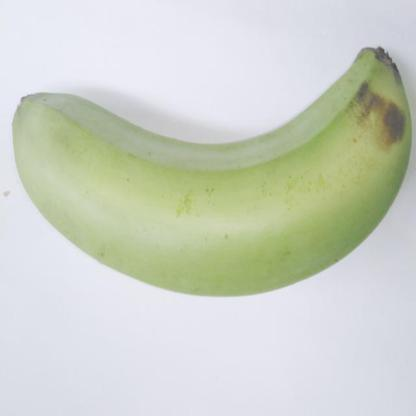
#> input picture input/banana1.jpg, 416 x 416 px; its folder holds only this picture in this run
$ python test_preprocessing.py
#> lines starting #> are read from the running program, lines starting #| are printed output that depends on the picture; after the words box and inside, x2 and y2 are one past the last pixel; in counts of white or black regions, pixels touching at a corner belong together
#> in process_image, original is the input picture: shape (416, 416, 3); mean B, G, R 198.8, 210.2, 204.9
### huaiyu/resize_padding.py
import cv2
import numpy as np


def resize_with_padding(
    image,
    target_size=(224, 224),
    pad_value=(0, 0, 0)
):
    """
    Resize an image while preserving its aspect ratio,
    then add padding to reach the required target size.
    """
#> called with target_size = (224, 224), pad_value = (0, 0, 0)

    if image is None:
        raise ValueError("Input image cannot be None.")

    target_width, target_height = target_size

    height, width = image.shape[:2]

    # Calculate scale while preserving aspect ratio
    scale = min(
        target_width / width,
        target_height / height
    )

    new_width = int(round(width * scale))
    new_height = int(round(height * scale))

    # Resize
    resized = cv2.resize(
        image,
        (new_width, new_height),
        interpolation=cv2.INTER_AREA
    )

    # Calculate required padding
    delta_width = target_width - new_width
    delta_height = target_height - new_height

    left = delta_width // 2
    right = delta_width - left

    top = delta_height // 2
    bottom = delta_height - top

    # Apply padding
    padded = cv2.copyMakeBorder(
        resized,
        top,
        bottom,
        left,
        right,
        cv2.BORDER_CONSTANT,
        value=pad_value
    )

    return padded

### huaiyu/bilateral_filter.py
import cv2


def apply_bilateral_filter(
    image,
    diameter=5,
    sigma_color=50,
    sigma_space=50

):
    """
    Apply edge-preserving bilateral filtering.

    Bilateral filtering reduces image noise while preserving
    boundaries that may later be useful for banana segmentation.

    Parameters
    ----------
    image : numpy.ndarray
        Input BGR image.

    diameter : int
        Diameter of the pixel neighbourhood.

    sigma_color : float
        Controls filtering of pixels with different intensities.

    sigma_space : float
        Controls filtering based on spatial distance.

    Returns
    -------
    numpy.ndarray
        Bilaterally filtered image.
    """
#> called with diameter = 5, sigma_color = 50, sigma_space = 50

    if image is None:
        raise ValueError("Input image cannot be None.")

    return cv2.bilateralFilter(
        image,
        d=diameter,
        sigmaColor=sigma_color,
        sigmaSpace=sigma_space
    )

### huaiyu/hsv_coarse_segmentation.py
import cv2
import numpy as np


def segment_banana_hsv(image):
    """
    Produce a coarse banana mask using HSV colour thresholds.

    The first range targets green/yellow banana regions.
    The second range retains brown/overripe regions.
    """

    if image is None:
        raise ValueError("Input image cannot be None.")

    # Convert BGR image to HSV
    hsv = cv2.cvtColor(
        image,
        cv2.COLOR_BGR2HSV
    )
#> hsv: shape (224, 224, 3); mean H, S, V 87.9, 31.5, 216

    # -----------------------------------------------------
    # Green / yellow banana regions
    # -----------------------------------------------------

    lower_main = np.array(
        [15, 25, 40]
    )

    upper_main = np.array(
        [95, 255, 255]
    )

    mask_main = cv2.inRange(
        hsv,
        lower_main,
        upper_main
    )
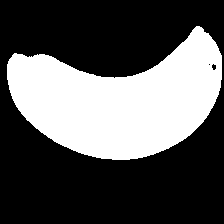
#> mask_main: shape (224, 224); 34.5% white; 1 white region, box (x1, y1, x2, y2) and area: (7, 26, 222, 160) 17306

    # -----------------------------------------------------
    # Brown / overripe banana regions
    # -----------------------------------------------------

    lower_brown = np.array(
        [0, 20, 20]
    )

    upper_brown = np.array(
        [25, 255, 220]
    )

    mask_brown = cv2.inRange(
        hsv,
        lower_brown,
        upper_brown
    )
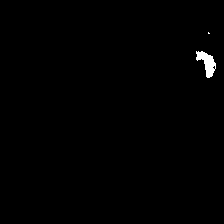
#> mask_brown: shape (224, 224); 0.56% white; 2 white regions (1 under 20 px), largest, box (x1, y1, x2, y2) and area: (196, 51, 216, 78) 276

    # -----------------------------------------------------
    # Combine masks
    # -----------------------------------------------------

    combined_mask = cv2.bitwise_or(
        mask_main,
        mask_brown
    )
#> combined_mask: shape (224, 224); 34.5% white; 1 white region, box (x1, y1, x2, y2) and area: (7, 26, 222, 160) 17323

    return combined_mask

### huaiyu/grabcut_refinement.py
import cv2
import numpy as np


def refine_segmentation_grabcut(
    image,
    coarse_mask,
    iterations=5
):
    """
    Refine the HSV coarse segmentation using GrabCut.

    HSV provides an initial estimate of the banana location.
    GrabCut improves foreground/background separation and
    helps recover darker banana regions.
    """
#> called with iterations = 5

    if image is None:
        raise ValueError("Input image cannot be None.")

    if coarse_mask is None:
        raise ValueError("Coarse mask cannot be None.")

    # -----------------------------------------------------
    # Create seed regions
    # -----------------------------------------------------

    kernel = np.ones(
        (5, 5),
        dtype=np.uint8
    )

    # High-confidence foreground
    sure_foreground = cv2.erode(
        coarse_mask,
        kernel,
        iterations=1
    )
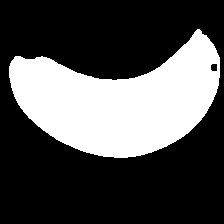
#> sure_foreground: shape (224, 224); 31.5% white; 1 white region, box (x1, y1, x2, y2) and area: (9, 29, 220, 158) 15791

    # Expanded probable foreground area
    probable_region = cv2.dilate(
        coarse_mask,
        kernel,
        iterations=3
    )
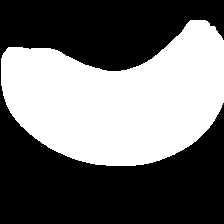
#> probable_region: shape (224, 224); 43.4% white; 1 white region, box (x1, y1, x2, y2) and area: (1, 20, 224, 166) 21782

    # -----------------------------------------------------
    # Initialise GrabCut mask
    # -----------------------------------------------------

    grabcut_mask = np.full(
        coarse_mask.shape,
        cv2.GC_BGD,
        dtype=np.uint8
    )

    # Probable foreground
    grabcut_mask[
        probable_region > 0
    ] = cv2.GC_PR_FGD

    # Original HSV regions remain probable foreground
    grabcut_mask[
        coarse_mask > 0
    ] = cv2.GC_PR_FGD

    # Strong internal region becomes definite foreground
    grabcut_mask[
        sure_foreground > 0
    ] = cv2.GC_FGD

    # -----------------------------------------------------
    # GrabCut models
    # -----------------------------------------------------

    background_model = np.zeros(
        (1, 65),
        dtype=np.float64
    )

    foreground_model = np.zeros(
        (1, 65),
        dtype=np.float64
    )

    # -----------------------------------------------------
    # Run GrabCut
    # -----------------------------------------------------

    cv2.grabCut(
        image,
        grabcut_mask,
        None,
        background_model,
        foreground_model,
        iterations,
        cv2.GC_INIT_WITH_MASK
    )

    # -----------------------------------------------------
    # Convert GrabCut classes into binary mask
    # -----------------------------------------------------

    refined_mask = np.where(
        (grabcut_mask == cv2.GC_FGD)
        |
        (grabcut_mask == cv2.GC_PR_FGD),
        255,
        0
    ).astype(np.uint8)

    return refined_mask

### huaiyu/pipeline.py
from resize_padding import resize_with_padding

from bilateral_filter import (
    apply_bilateral_filter
)

from hsv_coarse_segmentation import (
    segment_banana_hsv
)

from grabcut_refinement import (
    refine_segmentation_grabcut
)

from morphological_refinement import (
    refine_mask
)

from hole_filling import (
    fill_internal_holes
)

from largest_connected_component import (
    keep_largest_component
)

from contour_refinement import (
    refine_main_contour
)

from mask_quality_check import (
    select_safe_mask
)

from background_removal import (
    remove_background
)


def preprocess_image(
    image,
    return_debug=False
):
    """
    Complete HY banana preprocessing pipeline.

    Pipeline
    --------
    1. Resize + Padding
    2. Bilateral Filter
    3. HSV Coarse Segmentation
    4. GrabCut Refinement
    5. Morphological Refinement
    6. Hole Filling
    7. Largest Connected Component
    8. Contour Refinement
    9. Mask Quality Check / Fallback
    10. Background Removal

    Parameters
    ----------
    image : numpy.ndarray
        Input BGR image.

    return_debug : bool
        If True, return intermediate processing stages.

    Returns
    -------
    processed_image : numpy.ndarray
        Final background-removed image.

    final_mask : numpy.ndarray
        Final accepted banana mask.

    debug : dict, optional
        Returned only when return_debug=True.
    """

    if image is None:
        raise ValueError(
            "Input image cannot be None."
        )

    # =====================================================
    # 1. Resize + Padding
    # =====================================================

    resized = resize_with_padding(
        image,
        target_size=(224, 224),
        pad_value=(0, 0, 0)
    )

    # =====================================================
    # 2. Bilateral Filter
    #
    # Only used to improve mask creation.
    # =====================================================

    filtered = apply_bilateral_filter(
        resized,
        diameter=5,
        sigma_color=50,
        sigma_space=50
    )

    # =====================================================
    # 3. HSV Coarse Segmentation
    # =====================================================

    hsv_mask = segment_banana_hsv(
        filtered
    )

    # =====================================================
    # 4. GrabCut Refinement
    # =====================================================

    grabcut_mask = refine_segmentation_grabcut(
        filtered,
        hsv_mask,
        iterations=5
    )
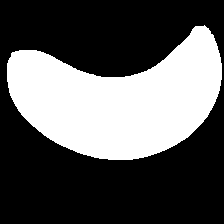
#> grabcut_mask: shape (224, 224); 35.2% white; 1 white region, box (x1, y1, x2, y2) and area: (7, 25, 222, 160) 17656

    # =====================================================
    # 5. Morphological Refinement
    # =====================================================

    morphology_mask = refine_mask(
        grabcut_mask,
        kernel_size=5
    )

    # =====================================================
    # 6. Hole Filling
    # =====================================================

    filled_mask = fill_internal_holes(
        morphology_mask
    )

    # =====================================================
    # 7. Largest Connected Component
    # =====================================================

    largest_component_mask = (
        keep_largest_component(
            filled_mask
        )
    )

    # =====================================================
    # 8. Contour Refinement
    # =====================================================

    contour_mask = refine_main_contour(
        largest_component_mask,
        opening_kernel_size=3,
        closing_kernel_size=3
    )

    # =====================================================
    # 9. Mask Quality Check / Fallback
    # =====================================================

    final_mask, mask_decision = (
        select_safe_mask(
            largest_component_mask,
            contour_mask,
            min_retained_ratio=0.85,
            min_foreground_ratio=0.03,
            max_foreground_ratio=0.80
        )
    )

    # =====================================================
    # 10. Background Removal
    #
    # Important:
    # Use resized original pixels,
    # NOT the bilateral-filtered image.
    # =====================================================

    processed_image = remove_background(
        resized,
        final_mask,
        background_color=(0, 0, 0)
    )

    # =====================================================
    # Optional debugging information
    # =====================================================

    if return_debug:

        debug = {
            "resized": resized,
            "filtered": filtered,
            "hsv_mask": hsv_mask,
            "grabcut_mask": grabcut_mask,
            "morphology_mask": morphology_mask,
            "filled_mask": filled_mask,
            "largest_component_mask":
                largest_component_mask,
            "contour_mask": contour_mask,
            "final_mask": final_mask,
            "mask_decision": mask_decision
        }

        return (
            processed_image,
            final_mask,
            debug
        )

    return (
        processed_image,
        final_mask
    )

### huaiyu/morphological_refinement.py
import cv2


def refine_mask(
    mask,
    kernel_size=5
):
    """
    Refine a binary mask using:

    1. Morphological Opening
       Removes small isolated foreground noise.

    2. Morphological Closing
       Fills small holes and gaps inside the banana region.
    """
#> called with kernel_size = 5

    if mask is None:
        raise ValueError("Input mask cannot be None.")

    # Elliptical structuring element
    kernel = cv2.getStructuringElement(
        cv2.MORPH_ELLIPSE,
        (kernel_size, kernel_size)
    )

    # -----------------------------------------------------
    # Opening
    # -----------------------------------------------------

    opened = cv2.morphologyEx(
        mask,
        cv2.MORPH_OPEN,
        kernel
    )
#> opened: shape (224, 224); 35.2% white; 1 white region, box (x1, y1, x2, y2) and area: (7, 26, 222, 160) 17650
#> (the rest of the program and of its run is left out)
